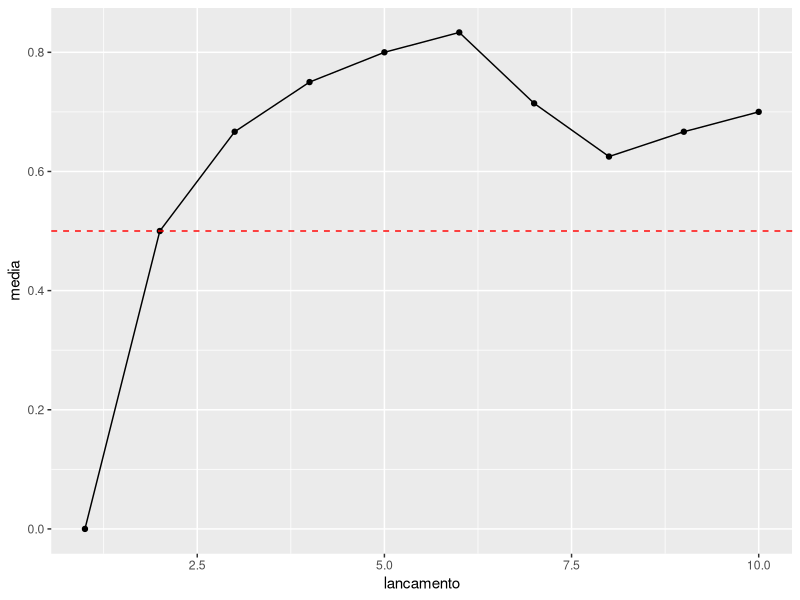
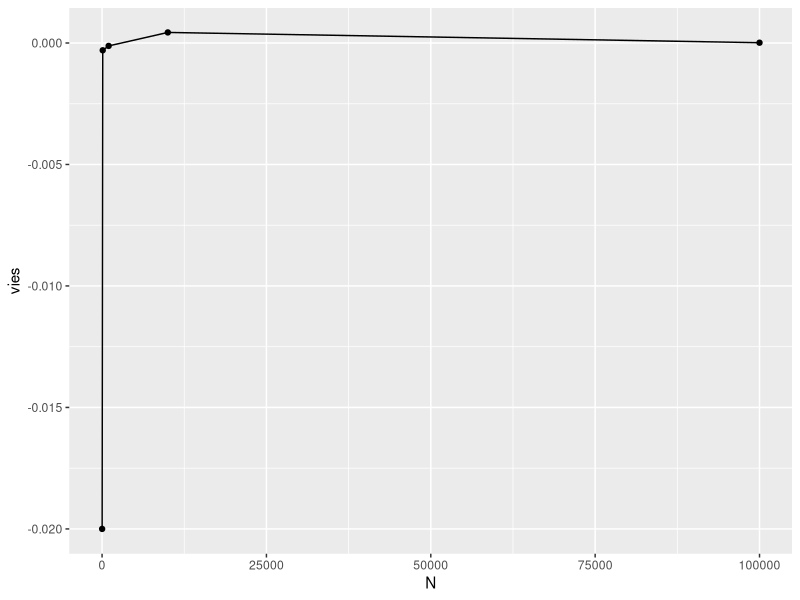
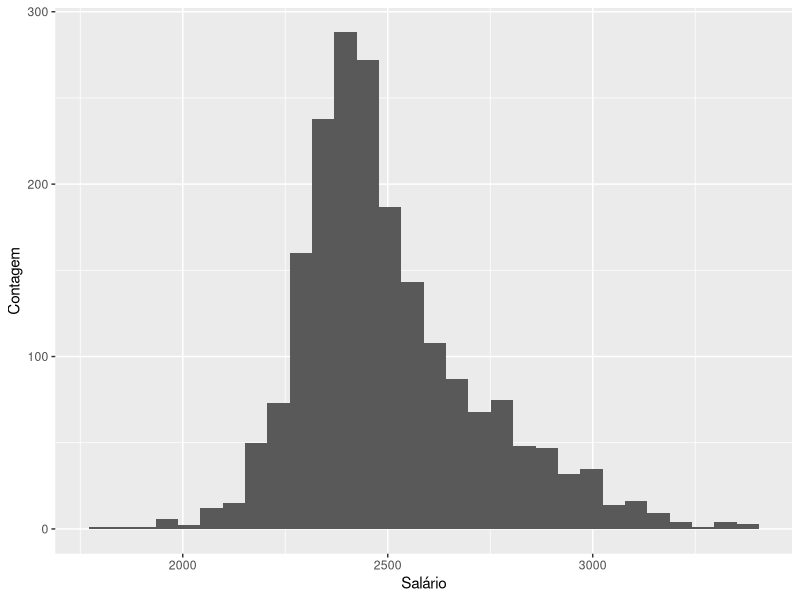
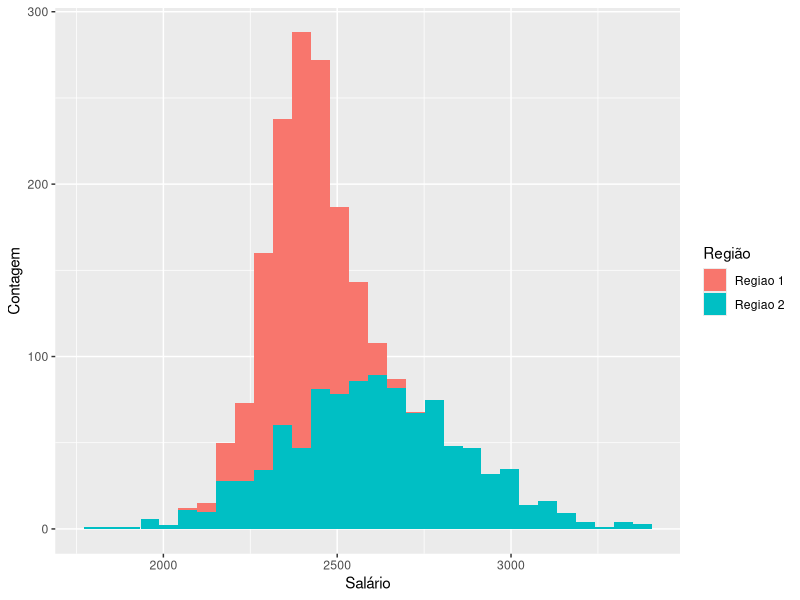
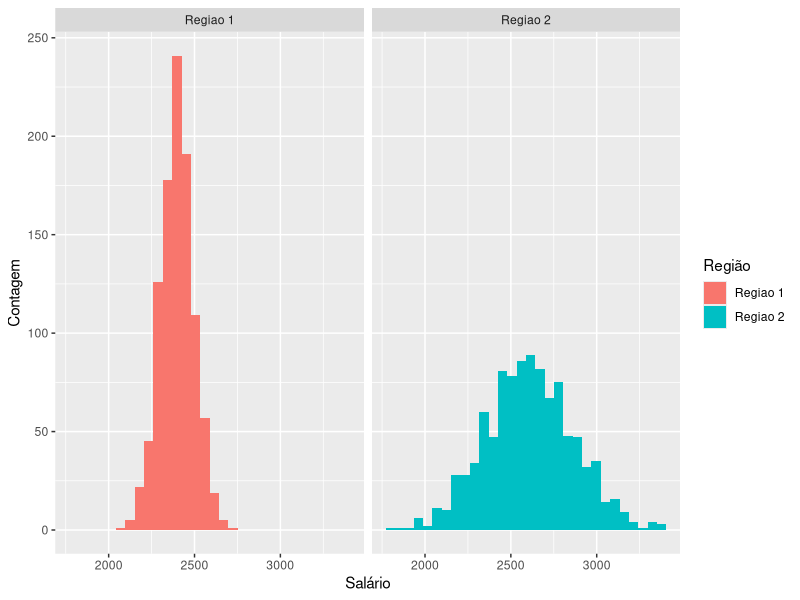
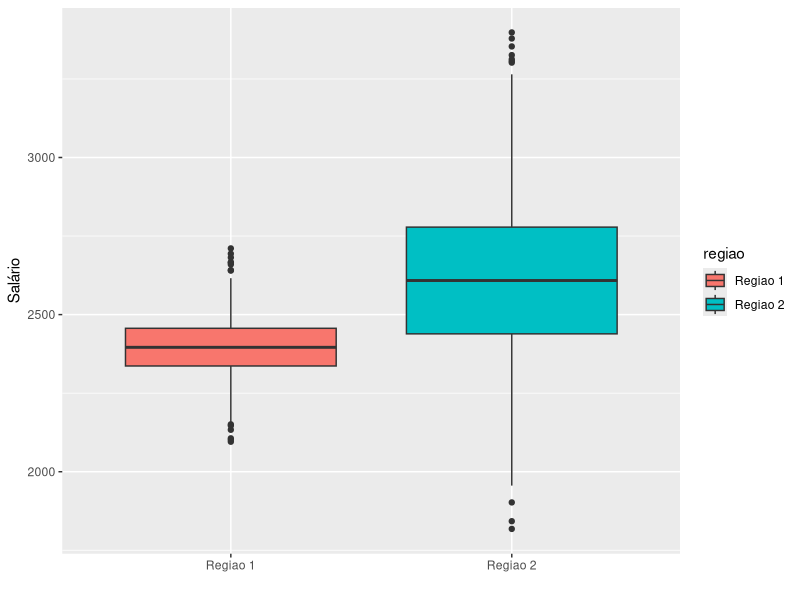

Generate these figures, in order, with R:
# - Breve introdução ao R, operações com vetores e matrizes
#
# - Mostrar como simular variáveis aleatórias discretas e contínuas.
#
# - Avaliar estimadores
#
# - Gráficos, histogramas, boxplots, interpretação


# carregar bibliotecas ----------------------------------------------------

library(dplyr) # biblioteca para manipulacao e processamento de dados
library(ggplot2) # biblioteca para construcao de graficos

# lancamento de uma moeda honesta -----------------------------------------
rbinom(n = 1, size = 1, prob = 0.5) # funcao que amostra da distribuicao binomial

# lancamento de 10 moedas honestas ----------------------------------------
rbinom(n = 10, size = 1, prob = 0.5)

# semente aleatoria -------------------------------------------------------
set.seed(123)

rbinom(n = 10, size = 1, prob = 0.5)

# armazenar o resultado em uma variavel -----------------------------------
set.seed(123)
lancamentos <- rbinom(n = 10, size = 1, prob = 0.5)

lancamentos # resultado

table(lancamentos) # tabela que conta os diferentes resultados

ifelse(lancamentos == 0, "cara", "coroa") # tranforma em caracteres

table(ifelse(lancamentos == 0, "cara", "coroa")) # obtem tabela

# estimar a proporcao de coroas -------------------------------------------
# calcular proporcao de coroas:
sum(lancamentos) / 10

# de forma mais elegante
sum(lancamentos) / length(lancamentos)

# ainda mais elegante
mean(lancamentos)

# construindo um grafico com o resultado ----------------------------------

n <- 10 # numero total de lancamentos
p <- 0.5 # probabilidade de sucesso

set.seed(1234)
lancamentos <- rbinom(n = n, size = 1, prob = p)

dados <- data.frame(lancamento = 1:n,
                    resultado = lancamentos,
                    media = cumsum(lancamentos) / 1:n)

# construcao do grafico
ggplot(dados, aes(x = lancamento, y = media)) + # define as variaveis do eixo
  geom_line() + # adicona uma geometria de linha
  geom_point() + # adiciona uma geometria de pontos
  geom_hline(yintercept = p, linetype = "dashed", color = "red") # adiciona uma linha horizontal

# -------------------------------------------------------------------------
# TAREFA: aumente o valor de n (repeticoes) e veja o que acontece!
# -------------------------------------------------------------------------


# Repetindo o procedimento para calcular o vies ---------------------------

set.seed(1) # define a semente aleatoria

N <- 10^(1:5) # vetor com o número de repeticoes do experimento
n <- 100 # número de lancamentos em cada repeticao
p <- 0.5 # probabilidade de sucesso

# vetores para armazenar o calculo dos estimadores do vies
vies_bar <- numeric(length(N))

for(j in 1:length(N)){
  x_bar <- numeric(N[j])
  for(i in 1:N[j]){
    lancamentos <- rbinom(n = n, size = 1, prob = p)
    x_bar[i] <- mean(lancamentos)
  }
  vies_bar[j] <- mean(x_bar) - p
}

# armazena os resultados em um dataframe
resultado <- data.frame(N = N, vies = vies_bar, estimador = "x_bar")

# visualiza o resultado graficamente
ggplot(resultado, aes(x = N, y = vies))+
  geom_line()+
  geom_point()

# -------------------------------------------------------------------------
# TAREFA: construir um gráfico como o acima considerando um estimador para a variância.
# -------------------------------------------------------------------------

# Variavel aleatoria normal -----------------------------------------------
# vamos simular valores de salários em duas regioes diferentes, regiao 1 e regiao 2
set.seed(12)

n <- 1000 # numero de repeticoes

# gerar valores para regiao 1
regiao1 <- data.frame(salario = rnorm(n, 2400, 100), regiao = "Regiao 1")

# gerar valores para regiao 2
regiao2 <- data.frame(salario = rnorm(n, 2600, 250), regiao = "Regiao 2")

dados <- rbind(regiao1, regiao2) # empilha os dados em um unico dataframe

summary(regiao1) # sumario da regiao 1
summary(regiao2) # sumario da regiao 2

# histograma do salario
ggplot(dados, aes(x = salario)) +
  geom_histogram() +
  labs(x = "Salário", y = "Contagem")

# histograma do salario de cada regiao
ggplot(dados, aes(x = salario, fill = regiao)) +
  geom_histogram() +
  labs(x = "Salário", y = "Contagem", fill = "Região")

# histograma do salario de cada regiao em graficos separados
ggplot(dados, aes(x = salario, fill = regiao)) +
  geom_histogram() +
  facet_wrap(~regiao)+
  labs(x = "Salário", y = "Contagem", fill = "Região")

# boxplot do salario de cada regiao
ggplot(dados, aes(x = regiao, y = salario, fill = regiao)) +
  geom_boxplot() +
  labs(x = "", y = "Salário")


